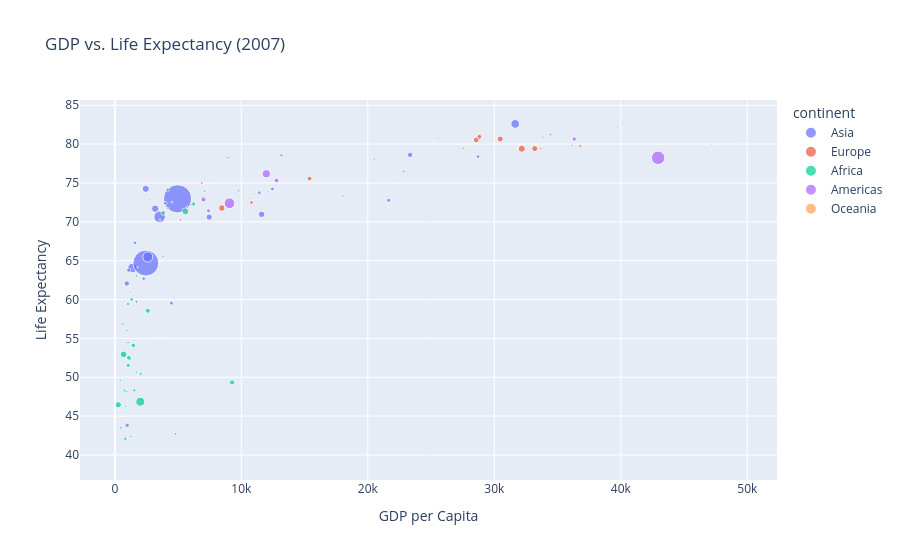

The cell this chart's notebook holds for it:
### Markdown cell above
1. Reach Interactivity ::>>
Zoom into areas of interest or pan across large datasets.
click events : support for click-driven actions (e.g., linking plots to dashbords).

2. Professional and Aesthetic Defaults :>>
-> Clean, modern design with professional color schemes.

3. Wide Range of Chart Types

Supports standard plots (line, bar, scatter, histograms) and advanced types:

3D Plots: Surface, scatter3D, mesh plots.

Statistical Plots: Violin, box, PCA projections.

Maps: Choropleth maps, scatter maps, density maps.

Financial Plarts: Candlestick, OHLC charts.

Specialized: Sankey diagrams, sunburst charts, parallel coordinates.

4. Integration with Dash for Web Applications

Plotly is the backbone of Dash, a framework for building analytical web apps.

Visualizations can be embedded in interactive dashboards with minimal code.

### Code cell
import plotly.express as px

# Load sample data
df = px.data.gapminder().query("year == 2007")

# Create an interactive scatter plot
fig = px.scatter(
    df, 
    x="gdpPercap", 
    y="lifeExp", 
    size="pop", 
    color="continent", 
    hover_name="country",
    title="GDP vs. Life Expectancy (2007)",
    labels={"gdpPercap": "GDP per Capita", "lifeExp": "Life Expectancy"}
)

# Add interactive features
fig.update_layout(hovermode="closest")
fig.show()

### Figure 1 — Plotly figure (JSON) as saved in the notebook; plotly's stock layout.template omitted (floating-point values rounded to 4 significant figures)
{"data": [{"hovertemplate": "<b>%{hovertext}</b><br><br>continent=Asia<br>GDP per Capita=%{x}<br>Life Expectancy=%{y}<br>pop=%{marker.size}<extra></extra>", "hovertext": ["Afghanistan", "Bahrain", "Bangladesh", "Cambodia", "China", "Hong Kong, China", "India", "Indonesia", "Iran", "Iraq", "Israel", "Japan", "Jordan", "Korea, Dem. Rep.", "Korea, Rep.", "Kuwait", "Lebanon", "Malaysia", "Mongolia", "Myanmar", "Nepal", "Oman", "Pakistan", "Philippines", "Saudi Arabia", "Singapore", "Sri Lanka", "Syria", "Taiwan", "Thailand", "Vietnam", "West Bank and Gaza", "Yemen, Rep."], "legendgroup": "Asia", "marker": {"color": "#636efa", "size": [31889923, 708573, 150448339, 14131858, 1318683096, 6980412, 1110396331, 223547000, 69453570, 27499638, 6426679, 127467972, 6053193, 23301725, 49044790, 2505559, 3921278, 24821286, 2874127, 47761980, 28901790, 3204897, 169270617, 91077287, 27601038, 4553009, 20378239, 19314747, 23174294, 65068149, 85262356, 4018332, 22211743], "sizemode": "area", "sizeref": 3297000.0, "symbol": "circle"}, "mode": "markers", "name": "Asia", "orientation": "v", "showlegend": true, "type": "scatter", "x": [974.6, 29800.0, 1391.0, 1714.0, 4959.0, 39720.0, 2452.0, 3541.0, 11610.0, 4471.0, 25520.0, 31660.0, 4519.0, 1593.0, 23350.0, 47310.0, 10460.0, 12450.0, 3096.0, 944, 1091.0, 22320.0, 2606.0, 3190.0, 21650.0, 47140.0, 3970.0, 4185.0, 28720.0, 7458.0, 2442.0, 3025.0, 2281.0], "xaxis": "x", "y": [43.83, 75.64, 64.06, 59.72, 72.96, 82.21, 64.7, 70.65, 70.96, 59.55, 80.75, 82.6, 72.53, 67.3, 78.62, 77.59, 71.99, 74.24, 66.8, 62.07, 63.78, 75.64, 65.48, 71.69, 72.78, 79.97, 72.4, 74.14, 78.4, 70.62, 74.25, 73.42, 62.7], "yaxis": "y"}, {"hovertemplate": "<b>%{hovertext}</b><br><br>continent=Europe<br>GDP per Capita=%{x}<br>Life Expectancy=%{y}<br>pop=%{marker.size}<extra></extra>", "hovertext": ["Albania", "Austria", "Belgium", "Bosnia and Herzegovina", "Bulgaria", "Croatia", "Czech Republic", "Denmark", "Finland", "France", "Germany", "Greece", "Hungary", "Iceland", "Ireland", "Italy", "Montenegro", "Netherlands", "Norway", "Poland", "Portugal", "Romania", "Serbia", "Slovak Republic", "Slovenia", "Spain", "Sweden", "Switzerland", "Turkey", "United Kingdom"], "legendgroup": "Europe", "marker": {"color": "#EF553B", "size": [3600523, 8199783, 10392226, 4552198, 7322858, 4493312, 10228744, 5468120, 5238460, 61083916, 82400996, 10706290, 9956108, 301931, 4109086, 58147733, 684736, 16570613, 4627926, 38518241, 10642836, 22276056, 10150265, 5447502, 2009245, 40448191, 9031088, 7554661, 71158647, 60776238], "sizemode": "area", "sizeref": 3297000.0, "symbol": "circle"}, "mode": "markers", "name": "Europe", "orientation": "v", "showlegend": true, "type": "scatter", "x": [5937.0, 36130.0, 33690.0, 7446.0, 10680.0, 14620.0, 22830.0, 35280.0, 33210.0, 30470.0, 32170.0, 27540.0, 18010.0, 36180.0, 40680.0, 28570.0, 9254.0, 36800.0, 49360.0, 15390.0, 20510.0, 10810.0, 9787.0, 18680.0, 25770.0, 28820.0, 33860.0, 37510.0, 8458.0, 33200.0], "xaxis": "x", "y": [76.42, 79.83, 79.44, 74.85, 73.0, 75.75, 76.49, 78.33, 79.31, 80.66, 79.41, 79.48, 73.34, 81.76, 78.89, 80.55, 74.54, 79.76, 80.2, 75.56, 78.1, 72.48, 74.0, 74.66, 77.93, 80.94, 80.88, 81.7, 71.78, 79.42], "yaxis": "y"}, {"hovertemplate": "<b>%{hovertext}</b><br><br>continent=Africa<br>GDP per Capita=%{x}<br>Life Expectancy=%{y}<br>pop=%{marker.size}<extra></extra>", "hovertext": ["Algeria", "Angola", "Benin", "Botswana", "Burkina Faso", "Burundi", "Cameroon", "Central African Republic", "Chad", "Comoros", "Congo, Dem. Rep.", "Congo, Rep.", "Cote d'Ivoire", "Djibouti", "Egypt", "Equatorial Guinea", "Eritrea", "Ethiopia", "Gabon", "Gambia", "Ghana", "Guinea", "Guinea-Bissau", "Kenya", "Lesotho", "Liberia", "Libya", "Madagascar", "Malawi", "Mali", "Mauritania", "Mauritius", "Morocco", "Mozambique", "Namibia", "Niger", "Nigeria", "Reunion", "Rwanda", "Sao Tome and Principe", "Senegal", "Sierra Leone", "Somalia", "South Africa", "Sudan", "Swaziland", "Tanzania", "Togo", "Tunisia", "Uganda", "Zambia", "Zimbabwe"], "legendgroup": "Africa", "marker": {"color": "#00cc96", "size": [33333216, 12420476, 8078314, 1639131, 14326203, 8390505, 17696293, 4369038, 10238807, 710960, 64606759, 3800610, 18013409, 496374, 80264543, 551201, 4906585, 76511887, 1454867, 1688359, 22873338, 9947814, 1472041, 35610177, 2012649, 3193942, 6036914, 19167654, 13327079, 12031795, 3270065, 1250882, 33757175, 19951656, 2055080, 12894865, 135031164, 798094, 8860588, 199579, 12267493, 6144562, 9118773, 43997828, 42292929, 1133066, 38139640, 5701579, 10276158, 29170398, 11746035, 12311143], "sizemode": "area", "sizeref": 3297000.0, "symbol": "circle"}, "mode": "markers", "name": "Africa", "orientation": "v", "showlegend": true, "type": "scatter", "x": [6223.0, 4797.0, 1441.0, 12570.0, 1217.0, 430.1, 2042.0, 706.0, 1704.0, 986.1, 277.6, 3633.0, 1545.0, 2082.0, 5581.0, 12150.0, 641.4, 690.8, 13210.0, 752.7, 1328.0, 942.7, 579.2, 1463.0, 1569.0, 414.5, 12060.0, 1045.0, 759.3, 1043.0, 1803.0, 10960.0, 3820.0, 823.7, 4811.0, 619.7, 2014.0, 7670.0, 863.1, 1598.0, 1712.0, 862.5, 926.1, 9270.0, 2602.0, 4513.0, 1107.0, 883.0, 7093.0, 1056.0, 1271.0, 469.7], "xaxis": "x", "y": [72.3, 42.73, 56.73, 50.73, 52.3, 49.58, 50.43, 44.74, 50.65, 65.15, 46.46, 55.32, 48.33, 54.79, 71.34, 51.58, 58.04, 52.95, 56.73, 59.45, 60.02, 56.01, 46.39, 54.11, 42.59, 45.68, 73.95, 59.44, 48.3, 54.47, 64.16, 72.8, 71.16, 42.08, 52.91, 56.87, 46.86, 76.44, 46.24, 65.53, 63.06, 42.57, 48.16, 49.34, 58.56, 39.61, 52.52, 58.42, 73.92, 51.54, 42.38, 43.49], "yaxis": "y"}, {"hovertemplate": "<b>%{hovertext}</b><br><br>continent=Americas<br>GDP per Capita=%{x}<br>Life Expectancy=%{y}<br>pop=%{marker.size}<extra></extra>", "hovertext": ["Argentina", "Bolivia", "Brazil", "Canada", "Chile", "Colombia", "Costa Rica", "Cuba", "Dominican Republic", "Ecuador", "El Salvador", "Guatemala", "Haiti", "Honduras", "Jamaica", "Mexico", "Nicaragua", "Panama", "Paraguay", "Peru", "Puerto Rico", "Trinidad and Tobago", "United States", "Uruguay", "Venezuela"], "legendgroup": "Americas", "marker": {"color": "#ab63fa", "size": [40301927, 9119152, 190010647, 33390141, 16284741, 44227550, 4133884, 11416987, 9319622, 13755680, 6939688, 12572928, 8502814, 7483763, 2780132, 108700891, 5675356, 3242173, 6667147, 28674757, 3942491, 1056608, 301139947, 3447496, 26084662], "sizemode": "area", "sizeref": 3297000.0, "symbol": "circle"}, "mode": "markers", "name": "Americas", "orientation": "v", "showlegend": true, "type": "scatter", "x": [12780.0, 3822.0, 9066.0, 36320.0, 13170.0, 7007.0, 9645.0, 8948.0, 6025.0, 6873.0, 5728.0, 5186.0, 1202.0, 3548.0, 7321.0, 11980.0, 2749.0, 9809.0, 4173.0, 7409.0, 19330.0, 18010.0, 42950.0, 10610.0, 11420.0], "xaxis": "x", "y": [75.32, 65.55, 72.39, 80.65, 78.55, 72.89, 78.78, 78.27, 72.23, 74.99, 71.88, 70.26, 60.92, 70.2, 72.57, 76.19, 72.9, 75.54, 71.75, 71.42, 78.75, 69.82, 78.24, 76.38, 73.75], "yaxis": "y"}, {"hovertemplate": "<b>%{hovertext}</b><br><br>continent=Oceania<br>GDP per Capita=%{x}<br>Life Expectancy=%{y}<br>pop=%{marker.size}<extra></extra>", "hovertext": ["Australia", "New Zealand"], "legendgroup": "Oceania", "marker": {"color": "#FFA15A", "size": [20434176, 4115771], "sizemode": "area", "sizeref": 3297000.0, "symbol": "circle"}, "mode": "markers", "name": "Oceania", "orientation": "v", "showlegend": true, "type": "scatter", "x": [34440.0, 25190.0], "xaxis": "x", "y": [81.23, 80.2], "yaxis": "y"}], "layout": {"hovermode": "closest", "legend": {"itemsizing": "constant", "title": {"text": "continent"}, "tracegroupgap": 0}, "title": {"text": "GDP vs. Life Expectancy (2007)"}, "xaxis": {"anchor": "y", "domain": [0, 1], "title": {"text": "GDP per Capita"}}, "yaxis": {"anchor": "x", "domain": [0, 1], "title": {"text": "Life Expectancy"}}}}
